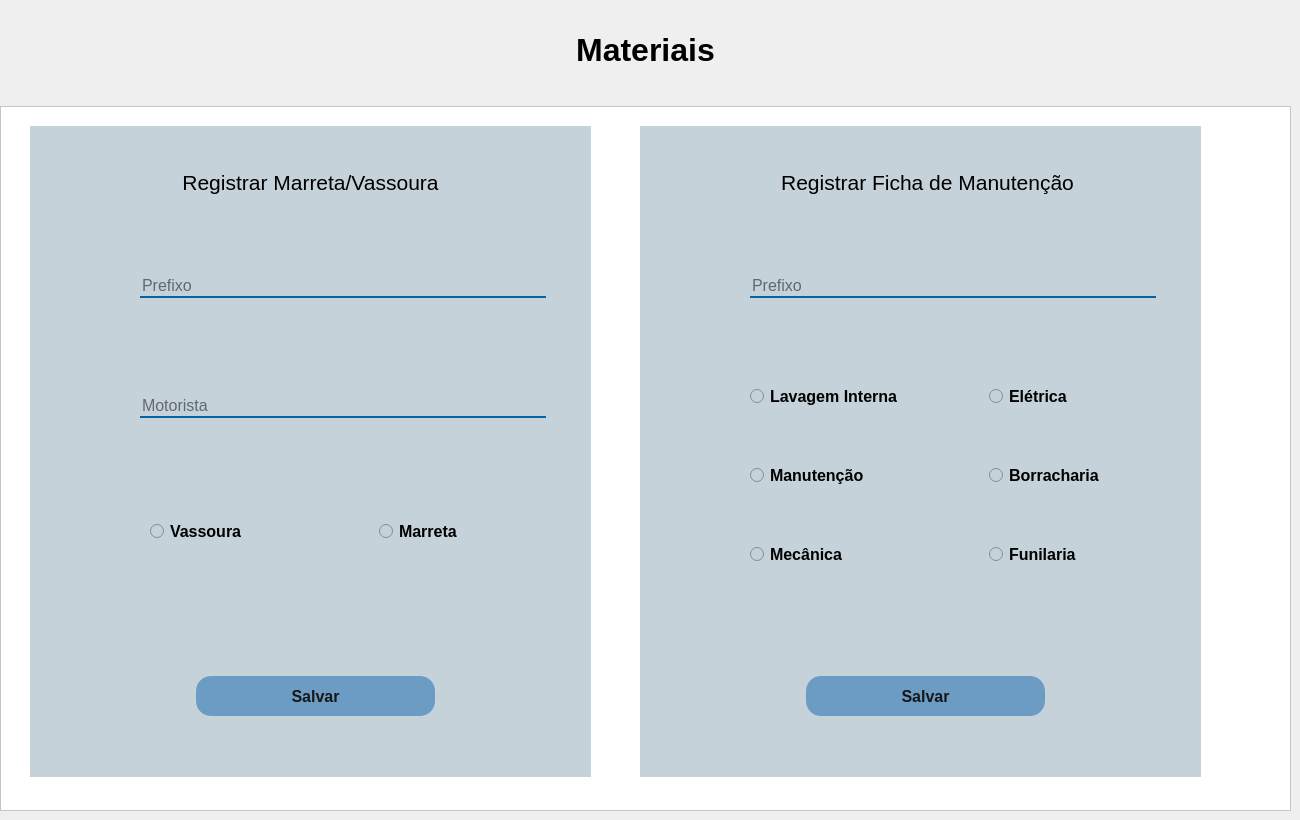
      <widget class="QWidget" name="pg_materiais">
       <widget class="QWidget" name="layoutWidget">
        <property name="geometry">
         <rect>
          <x>0</x>
          <y>0</y>
          <width>1291</width>
          <height>811</height>
         </rect>
        </property>
        <layout class="QVBoxLayout" name="verticalLayout_8">
         <item>
          <widget class="QLabel" name="label_52">
           <property name="maximumSize">
            <size>
             <width>16777215</width>
             <height>100</height>
            </size>
           </property>
           <property name="font">
            <font>
             <pointsize>24</pointsize>
             <weight>75</weight>
             <bold>true</bold>
            </font>
           </property>
           <property name="text">
            <string>Materiais</string>
           </property>
           <property name="alignment">
            <set>Qt::AlignCenter</set>
           </property>
          </widget>
         </item>
         <item>
          <widget class="QFrame" name="frame_6">
           <property name="styleSheet">
            <string notr="true">background-color: rgb(255, 255, 255);</string>
           </property>
           <property name="frameShape">
            <enum>QFrame::StyledPanel</enum>
           </property>
           <property name="frameShadow">
            <enum>QFrame::Raised</enum>
           </property>
           <widget class="QLabel" name="label_57">
            <property name="geometry">
             <rect>
              <x>273</x>
              <y>521</y>
              <width>16</width>
              <height>16</height>
             </rect>
            </property>
            <property name="text">
             <string/>
            </property>
           </widget>
           <widget class="QWidget" name="widget" native="true">
            <property name="geometry">
             <rect>
              <x>30</x>
              <y>20</y>
              <width>561</width>
              <height>651</height>
             </rect>
            </property>
            <property name="styleSheet">
             <string notr="true">background-color: rgb(197, 210, 217);</string>
            </property>
            <widget class="QWidget" name="layoutWidget_3">
             <property name="geometry">
              <rect>
               <x>40</x>
               <y>250</y>
               <width>491</width>
               <height>61</height>
              </rect>
             </property>
             <layout class="QHBoxLayout" name="horizontalLayout_26">
              <property name="spacing">
               <number>10</number>
              </property>
              <property name="leftMargin">
               <number>15</number>
              </property>
              <property name="rightMargin">
               <number>15</number>
              </property>
              <item>
               <widget class="QLabel" name="label_45">
                <property name="minimumSize">
                 <size>
                  <width>45</width>
                  <height>45</height>
                 </size>
                </property>
                <property name="maximumSize">
                 <size>
                  <width>45</width>
                  <height>45</height>
                 </size>
                </property>
                <property name="text">
                 <string/>
                </property>
                <property name="pixmap">
                 <pixmap resource="resources.qrc">:/icons/icons/nome.png</pixmap>
                </property>
                <property name="scaledContents">
                 <bool>true</bool>
                </property>
               </widget>
              </item>
              <item>
               <widget class="QLineEdit" name="txt_m_motorista">
                <property name="font">
                 <font>
                  <family>Arial</family>
                  <pointsize>12</pointsize>
                 </font>
                </property>
                <property name="styleSheet">
                 <string notr="true">border-left:None;
border-right:None;
border-top:None;
border-bottom: 2px solid #0763a4;</string>
                </property>
                <property name="placeholderText">
                 <string>Motorista</string>
                </property>
               </widget>
              </item>
             </layout>
            </widget>
            <widget class="QWidget" name="layoutWidget_5">
             <property name="geometry">
              <rect>
               <x>40</x>
               <y>130</y>
               <width>491</width>
               <height>61</height>
              </rect>
             </property>
             <layout class="QHBoxLayout" name="horizontalLayout_25">
              <property name="spacing">
               <number>10</number>
              </property>
              <property name="leftMargin">
               <number>15</number>
              </property>
              <property name="rightMargin">
               <number>15</number>
              </property>
              <item>
               <widget class="QLabel" name="label_44">
                <property name="minimumSize">
                 <size>
                  <width>45</width>
                  <height>45</height>
                 </size>
                </property>
                <property name="maximumSize">
                 <size>
                  <width>45</width>
                  <height>45</height>
                 </size>
                </property>
                <property name="text">
                 <string/>
                </property>
                <property name="pixmap">
                 <pixmap resource="resources.qrc">:/icons/icons/prefixo.png</pixmap>
                </property>
                <property name="scaledContents">
                 <bool>true</bool>
                </property>
               </widget>
              </item>
              <item>
               <widget class="QLineEdit" name="txt_m_carro">
                <property name="font">
                 <font>
                  <family>Arial</family>
                  <pointsize>12</pointsize>
                 </font>
                </property>
                <property name="styleSheet">
                 <string notr="true">border-left:None;
border-right:None;
border-top:None;
border-bottom: 2px solid #0763a4;</string>
                </property>
                <property name="placeholderText">
                 <string>Prefixo</string>
                </property>
               </widget>
              </item>
             </layout>
            </widget>
            <widget class="QLabel" name="label_39">
             <property name="geometry">
              <rect>
               <x>30</x>
               <y>40</y>
               <width>501</width>
               <height>32</height>
              </rect>
             </property>
             <property name="maximumSize">
              <size>
               <width>16777215</width>
               <height>50</height>
              </size>
             </property>
             <property name="font">
              <font>
               <family>Arial</family>
               <pointsize>16</pointsize>
              </font>
             </property>
             <property name="text">
              <string>Registrar Marreta/Vassoura</string>
             </property>
             <property name="alignment">
              <set>Qt::AlignCenter</set>
             </property>
            </widget>
            <widget class="QWidget" name="layoutWidget_11">
             <property name="geometry">
              <rect>
               <x>100</x>
               <y>360</y>
               <width>431</width>
               <height>91</height>
              </rect>
             </property>
             <layout class="QHBoxLayout" name="horizontalLayout_35">
              <property name="leftMargin">
               <number>20</number>
              </property>
              <property name="rightMargin">
               <number>0</number>
              </property>
              <item>
               <widget class="QRadioButton" name="ob_m_vassoura">
                <property name="font">
                 <font>
                  <family>Arial</family>
                  <pointsize>12</pointsize>
                  <weight>75</weight>
                  <bold>true</bold>
                 </font>
                </property>
                <property name="layoutDirection">
                 <enum>Qt::LeftToRight</enum>
                </property>
                <property name="text">
                 <string>Vassoura</string>
                </property>
                <property name="autoExclusive">
                 <bool>false</bool>
                </property>
               </widget>
              </item>
              <item>
               <layout class="QHBoxLayout" name="horizontalLayout_50">
                <property name="leftMargin">
                 <number>20</number>
                </property>
                <item>
                 <widget class="QRadioButton" name="ob_m_marreta">
                  <property name="font">
                   <font>
                    <family>Arial</family>
                    <pointsize>12</pointsize>
                    <weight>75</weight>
                    <bold>true</bold>
                   </font>
                  </property>
                  <property name="text">
                   <string>Marreta</string>
                  </property>
                  <property name="autoExclusive">
                   <bool>false</bool>
                  </property>
                 </widget>
                </item>
               </layout>
              </item>
             </layout>
            </widget>
            <widget class="QWidget" name="layoutWidget_12">
             <property name="geometry">
              <rect>
               <x>40</x>
               <y>510</y>
               <width>491</width>
               <height>121</height>
              </rect>
             </property>
             <layout class="QHBoxLayout" name="horizontalLayout_52" stretch="10,20,10">
              <item>
               <widget class="QLabel" name="label_67">
                <property name="text">
                 <string/>
                </property>
               </widget>
              </item>
              <item>
               <widget class="QPushButton" name="btn_m_salvar">
                <property name="maximumSize">
                 <size>
                  <width>16777215</width>
                  <height>40</height>
                 </size>
                </property>
                <property name="font">
                 <font>
                  <family>Arial</family>
                  <pointsize>12</pointsize>
                  <weight>75</weight>
                  <bold>true</bold>
                 </font>
                </property>
                <property name="styleSheet">
                 <string notr="true">QPushButton{
	color: #161616;
	background-color: rgb(108, 156, 196);
	border-radius: 15px;
}
QPushButton:hover{
	color: #fff;
	background-color: rgb(116, 164, 191);
}</string>
                </property>
                <property name="text">
                 <string>Salvar</string>
                </property>
               </widget>
              </item>
              <item>
               <widget class="QLabel" name="label_65">
                <property name="text">
                 <string/>
                </property>
               </widget>
              </item>
             </layout>
            </widget>
           </widget>
           <widget class="QWidget" name="widget_2" native="true">
            <property name="geometry">
             <rect>
              <x>640</x>
              <y>20</y>
              <width>561</width>
              <height>651</height>
             </rect>
            </property>
            <property name="styleSheet">
             <string notr="true">background-color: rgb(197, 210, 217);</string>
            </property>
            <widget class="QLabel" name="label_53">
             <property name="geometry">
              <rect>
               <x>32</x>
               <y>40</y>
               <width>511</width>
               <height>32</height>
              </rect>
             </property>
             <property name="maximumSize">
              <size>
               <width>16777215</width>
               <height>50</height>
              </size>
             </property>
             <property name="font">
              <font>
               <family>Arial</family>
               <pointsize>16</pointsize>
              </font>
             </property>
             <property name="text">
              <string>Registrar Ficha de Manutenção</string>
             </property>
             <property name="alignment">
              <set>Qt::AlignCenter</set>
             </property>
            </widget>
            <widget class="QWidget" name="layoutWidget_8">
             <property name="geometry">
              <rect>
               <x>90</x>
               <y>210</y>
               <width>451</width>
               <height>281</height>
              </rect>
             </property>
             <layout class="QVBoxLayout" name="verticalLayout_7">
              <item>
               <layout class="QHBoxLayout" name="horizontalLayout_32">
                <property name="leftMargin">
                 <number>20</number>
                </property>
                <property name="rightMargin">
                 <number>0</number>
                </property>
                <item>
                 <widget class="QRadioButton" name="ob_ma_lavagem">
                  <property name="font">
                   <font>
                    <family>Arial</family>
                    <pointsize>12</pointsize>
                    <weight>75</weight>
                    <bold>true</bold>
                   </font>
                  </property>
                  <property name="layoutDirection">
                   <enum>Qt::LeftToRight</enum>
                  </property>
                  <property name="text">
                   <string>Lavagem Interna</string>
                  </property>
                  <property name="autoExclusive">
                   <bool>false</bool>
                  </property>
                 </widget>
                </item>
                <item>
                 <layout class="QHBoxLayout" name="horizontalLayout_39">
                  <property name="leftMargin">
                   <number>20</number>
                  </property>
                  <item>
                   <widget class="QRadioButton" name="ob_ma_eletrica">
                    <property name="font">
                     <font>
                      <family>Arial</family>
                      <pointsize>12</pointsize>
                      <weight>75</weight>
                      <bold>true</bold>
                     </font>
                    </property>
                    <property name="layoutDirection">
                     <enum>Qt::LeftToRight</enum>
                    </property>
                    <property name="text">
                     <string>Elétrica</string>
                    </property>
                    <property name="autoExclusive">
                     <bool>false</bool>
                    </property>
                   </widget>
                  </item>
                 </layout>
                </item>
               </layout>
              </item>
              <item>
               <layout class="QHBoxLayout" name="horizontalLayout_36">
                <property name="leftMargin">
                 <number>20</number>
                </property>
                <item>
                 <widget class="QRadioButton" name="ob_ma_manutencao">
                  <property name="font">
                   <font>
                    <family>Arial</family>
                    <pointsize>12</pointsize>
                    <weight>75</weight>
                    <bold>true</bold>
                   </font>
                  </property>
                  <property name="layoutDirection">
                   <enum>Qt::LeftToRight</enum>
                  </property>
                  <property name="text">
                   <string>Manutenção</string>
                  </property>
                  <property name="autoExclusive">
                   <bool>false</bool>
                  </property>
                 </widget>
                </item>
                <item>
                 <layout class="QHBoxLayout" name="horizontalLayout_38">
                  <property name="leftMargin">
                   <number>20</number>
                  </property>
                  <item>
                   <widget class="QRadioButton" name="ob_ma_borracharia">
                    <property name="font">
                     <font>
                      <family>Arial</family>
                      <pointsize>12</pointsize>
                      <weight>75</weight>
                      <bold>true</bold>
                     </font>
                    </property>
                    <property name="layoutDirection">
                     <enum>Qt::LeftToRight</enum>
                    </property>
                    <property name="text">
                     <string>Borracharia</string>
                    </property>
                    <property name="autoExclusive">
                     <bool>false</bool>
                    </property>
                   </widget>
                  </item>
                 </layout>
                </item>
               </layout>
              </item>
              <item>
               <layout class="QHBoxLayout" name="horizontalLayout_33">
                <property name="leftMargin">
                 <number>20</number>
                </property>
                <item>
                 <widget class="QRadioButton" name="ob_ma_mecanica">
                  <property name="font">
                   <font>
                    <family>Arial</family>
                    <pointsize>12</pointsize>
                    <weight>75</weight>
                    <bold>true</bold>
                   </font>
                  </property>
                  <property name="layoutDirection">
                   <enum>Qt::LeftToRight</enum>
                  </property>
                  <property name="text">
                   <string>Mecânica</string>
                  </property>
                  <property name="autoExclusive">
                   <bool>false</bool>
                  </property>
                 </widget>
                </item>
                <item>
                 <layout class="QHBoxLayout" name="horizontalLayout_40">
                  <property name="leftMargin">
                   <number>20</number>
                  </property>
                  <item>
                   <widget class="QRadioButton" name="ob_ma_funilaria">
                    <property name="font">
                     <font>
                      <family>Arial</family>
                      <pointsize>12</pointsize>
                      <weight>75</weight>
                      <bold>true</bold>
                     </font>
                    </property>
                    <property name="layoutDirection">
                     <enum>Qt::LeftToRight</enum>
                    </property>
                    <property name="text">
                     <string>Funilaria</string>
                    </property>
                    <property name="autoExclusive">
                     <bool>false</bool>
                    </property>
                   </widget>
                  </item>
                 </layout>
                </item>
               </layout>
              </item>
             </layout>
            </widget>
            <widget class="QWidget" name="layoutWidget_9">
             <property name="geometry">
              <rect>
               <x>40</x>
               <y>130</y>
               <width>491</width>
               <height>61</height>
              </rect>
             </property>
             <layout class="QHBoxLayout" name="horizontalLayout_30">
              <property name="spacing">
               <number>10</number>
              </property>
              <property name="sizeConstraint">
               <enum>QLayout::SetDefaultConstraint</enum>
              </property>
              <property name="leftMargin">
               <number>15</number>
              </property>
              <property name="topMargin">
               <number>0</number>
              </property>
              <property name="rightMargin">
               <number>15</number>
              </property>
              <item>
               <widget class="QLabel" name="label_54">
                <property name="minimumSize">
                 <size>
                  <width>45</width>
                  <height>45</height>
                 </size>
                </property>
                <property name="maximumSize">
                 <size>
                  <width>45</width>
                  <height>45</height>
                 </size>
                </property>
                <property name="text">
                 <string/>
                </property>
                <property name="pixmap">
                 <pixmap resource="resources.qrc">:/icons/icons/prefixo.png</pixmap>
                </property>
                <property name="scaledContents">
                 <bool>true</bool>
                </property>
               </widget>
              </item>
              <item>
               <widget class="QLineEdit" name="txt_ma_carro">
                <property name="font">
                 <font>
                  <family>Arial</family>
                  <pointsize>12</pointsize>
                 </font>
                </property>
                <property name="styleSheet">
                 <string notr="true">border-left:None;
border-right:None;
border-top:None;
border-bottom: 2px solid #0763a4;</string>
                </property>
                <property name="placeholderText">
                 <string>Prefixo</string>
                </property>
               </widget>
              </item>
             </layout>
            </widget>
            <widget class="QWidget" name="layoutWidget_10">
             <property name="geometry">
              <rect>
               <x>40</x>
               <y>510</y>
               <width>491</width>
               <height>121</height>
              </rect>
             </property>
             <layout class="QHBoxLayout" name="horizontalLayout_34" stretch="10,20,10">
              <item>
               <widget class="QLabel" name="label_60">
                <property name="text">
                 <string/>
                </property>
               </widget>
              </item>
              <item>
               <widget class="QPushButton" name="btn_ma_salvar">
                <property name="maximumSize">
                 <size>
                  <width>16777215</width>
                  <height>40</height>
                 </size>
                </property>
                <property name="font">
                 <font>
                  <family>Arial</family>
                  <pointsize>12</pointsize>
                  <weight>75</weight>
                  <bold>true</bold>
                 </font>
                </property>
                <property name="styleSheet">
                 <string notr="true">QPushButton{
	color: #161616;
	background-color: rgb(108, 156, 196);
	border-radius: 15px;
}
QPushButton:hover{
	color: #fff;
	background-color: rgb(116, 164, 191);
}</string>
                </property>
                <property name="text">
                 <string>Salvar</string>
                </property>
               </widget>
              </item>
              <item>
               <widget class="QLabel" name="label_61">
                <property name="text">
                 <string/>
                </property>
               </widget>
              </item>
             </layout>
            </widget>
           </widget>
          </widget>
         </item>
        </layout>
       </widget>
      </widget>
